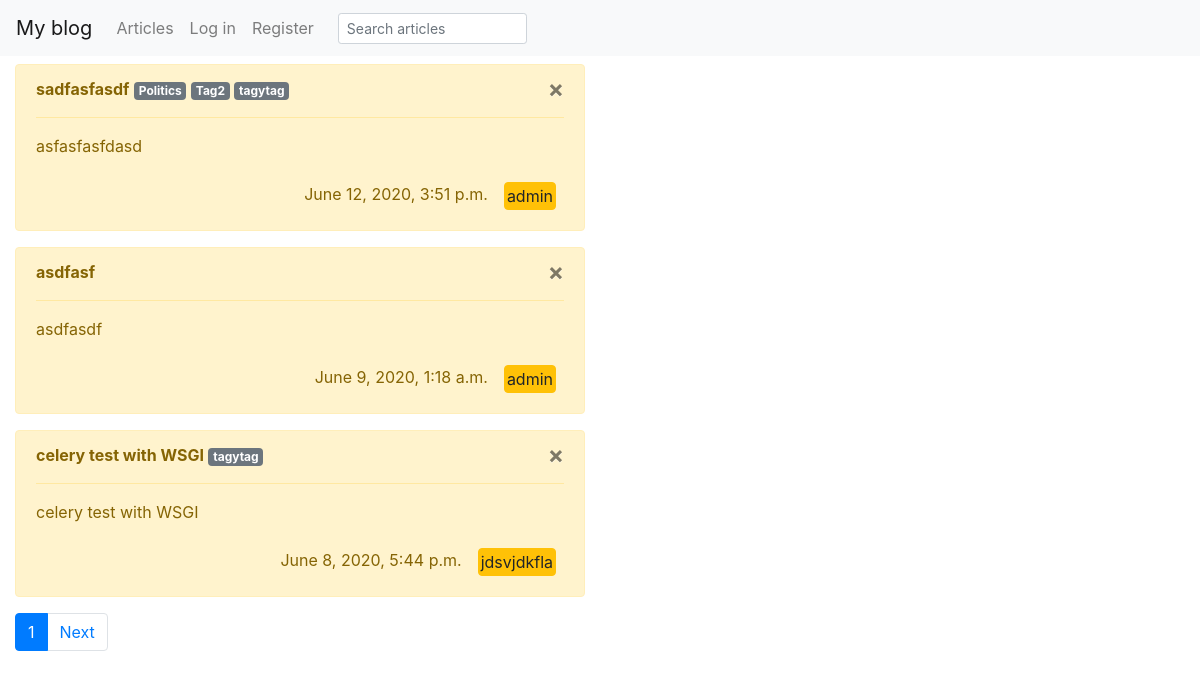
/posts/, run on the app's committed database.
### posts/models.py (models this page shows, shortened)
class Article(models.Model):
    title = models.CharField(max_length=100)
    content = models.TextField()
    author = models.ForeignKey(User, on_delete=models.CASCADE, related_name='author')
    post_date = models.DateTimeField(auto_now_add=True)
    tags = models.ManyToManyField(Tag, related_name='articles')
    class Meta:
        ordering = ['-post_date']
    def get_absolute_url(self):
        return reverse('posts:user-articles', kwargs={
                       'author': self.author})

class Tag(models.Model):
    name = models.CharField(max_length=60, unique=True)
    def __str__(self):
        return self.name

### posts/views.py (the view)
# urls.py: path('', ArticleList.as_view(), name='articles'),
class ArticleList(ListView):
    model = Article
    def get_context_data(self, **kwargs):
        context = super().get_context_data(**kwargs)
        context['title'] = 'Articles'
        return context
    paginate_by = 3

### templates/posts/article_list.html (shortened to what this page needs)
{% extends "base.html" %}
{% block content %}
    {% for obj in object_list  %}
      <div class="col-sm-6 col-md-6">
            <div class="alert alert-warning">
                <button type="button" class="close" data-dismiss="alert" aria-hidden="true">
                    ×</button>
                 <strong>{{ obj.title }}</strong>
                {% if obj.tags %}
                  {% for tag_item in obj.tags.all  %}
                    <a href="{% url 'posts:tag' tag=tag_item.name %}"><span class="badge badge-secondary">{{ tag_item }}</span></a>
                  {% endfor %}
                {% endif %}
                <hr class="message-inner-separator">
                <p>{{ obj.content }}</p>
                <div class='d-flex flex-row-reverse'>
                <div class="p-2">
                  <a href="{{obj.get_absolute_url}}" style="padding: 1px 2px" class="btn btn-xs btn-warning pull-right">
                        {{ obj.author }}
                  </a>
                </div>
                <div class="p-2"><span >{{ obj.post_date}}</span></div>
                </div>
            </div>
        </div>
    {% endfor %}
<nav aria-label="...">
  <ul class="pagination" style="margin-left: 15px">
    {% if  page_obj.has_other_pages %}
            <li class="page-item active">
      <a class="page-link" href="?page={{ page_obj.number}}">{{ page_obj.number }}<span class="sr-only">(current)</span></a>
    </li>
    {% endif %}
        {% if page_obj.has_next %}
    <li class="page-item">
      <a class="page-link" href="?page={{ page_obj.next_page_number }}">Next</a>
    </li>
    {% endif %}
  </ul>
</nav>
{% endblock %}

### data on the page
Article: title "sadfasfasdf", content "asfasfasfdasd", author "admin", post_date "June 12, 2020, 3:51 p.m."
Tag: name "Politics"
Tag: name "Tag2"
Tag: name "tagytag"
Article: title "asdfasf", content "asdfasdf", author "admin", post_date "June 9, 2020, 1:18 a.m."
Article: title "celery test with WSGI", content "celery test with WSGI", author "jdsvjdkfla", post_date "June 8, 2020, 5:44 p.m."

### other printed values
{{ page_obj.number }} "1"
